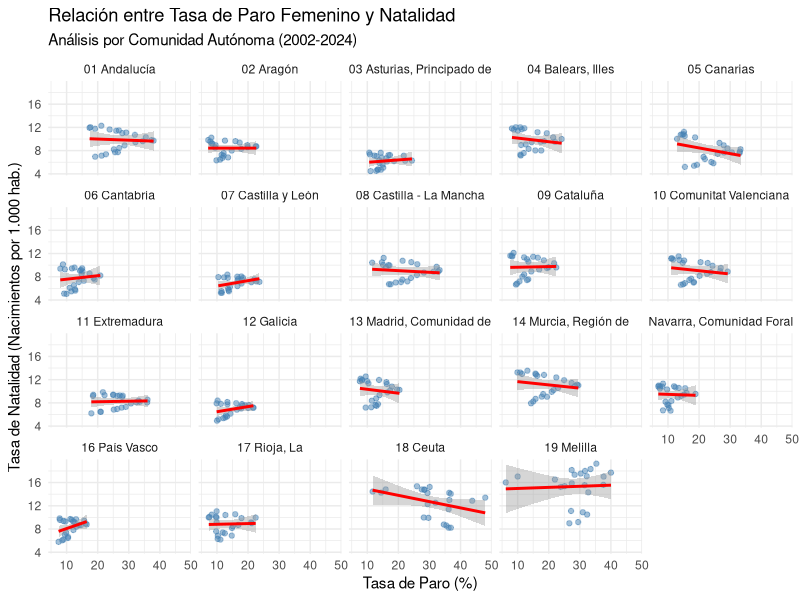
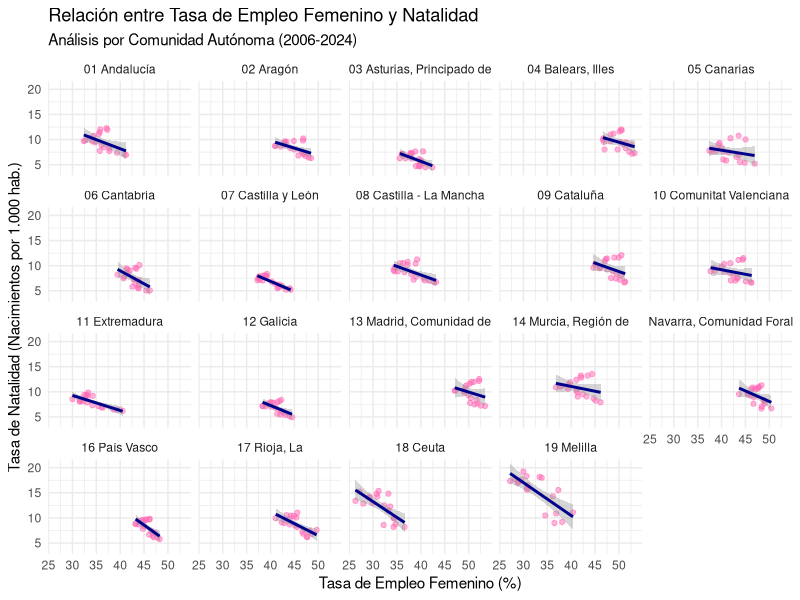
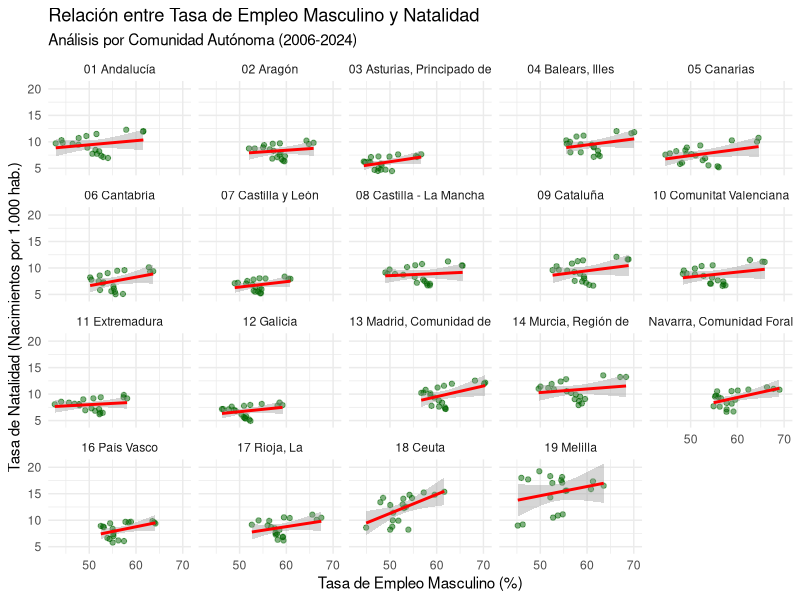

Write the R code that produced these figures, in order.
library(tidyverse)

# 1. Cargamos los datos del INE
# -----------------------------
paro_raw <- read_csv2("data/tasa_paro.csv")
empleo_raw <- read_csv2("data/tasa_empleo.csv")
natalidad_raw <- read_csv2("data/tasa_natalidad.csv")

# 2. Limpieza Datos Tasa Natalidad
# --------------------------------

natalidad_clean <- natalidad_raw %>%
  # Renombramos las columnas
  rename(
    ccaa = 'Comunidades y Ciudades Autónomas',
    nacionalidad = 'Nacionalidad',
    anio = 'Periodo',
    tasa_natalidad = 'Total'
  ) %>%
  # Filtramos todos los datos
  filter( nacionalidad == 'Ambas nacionalidades', !str_detect(ccaa, "Total Nacional")) %>%
  # Aseguramos que  valor y anio sean numeros 
  mutate(
    anio = as.numeric(anio), 
    tasa_natalidad = as.numeric(str_replace(str_trim(tasa_natalidad), ",", "."))
  ) %>%  
  # Eliminamos la columna nacionalidad
  select(-nacionalidad)

# 3. Modelo 1: Paro Femenino VS Natalidad
# ---------------------------------------

# Limpiamos la tabla de tasa de paro

# La tasa de paro es trimestral hasta 2025, 
# mientras que la de natalidad es anual hasta 2024.

# Pasamos el periodo de tasa de paro a año y eliminamos el dato de 2025
# Tambien tenemos que filtrar la edad (Total) y el sexo (Mujeres)
paro_clean <- paro_raw %>%
  # Renombramos las columnas
  rename(
    sexo = 'Sexo',
    ccaa = 'Comunidades y Ciudades Autónomas',
    edad = 'Edad',
    periodo = 'Periodo',
    valor = 'Total'
  ) %>%
  filter(sexo == "Mujeres", edad == "Total", !str_detect(ccaa, "Total Nacional"))%>%
  # Obtener el valor anual: 
  # Convertir valor a numero para que no salga NaN
  mutate(valor = str_trim(valor), # Quitamos los espacios en blanco
         valor = str_replace(valor, ",", "."), # Cambiamos la coma por el punto
         valor = as.numeric(valor) # Convertimos a numero
  ) %>% 
  # Extraemos los primeros 4 caracteres del texto
  mutate(anio = as.numeric(substr(periodo, 1,4))) %>%
  # Agrupamos por año y comunidad autonoma
  group_by(anio, ccaa) %>%
  # Calculamos la media de los 4 trimestres
  summarise(tasa_paro = mean(valor, na.rm = TRUE)) %>%
  ungroup()  %>%
  # Nos quedamos con los datos que tienen pareja en natalidad
  filter(anio <= 2024)


# Unión de tablas (JOIN)
tabla_maestra_paro <- inner_join(paro_clean, natalidad_clean, by = c("anio", "ccaa")) 

# Visualización Diagnóstica Drill-Down
# Gráfico de dispersión con línea de regresión
ggplot(tabla_maestra_paro, aes(x = tasa_paro, y = tasa_natalidad)) +
  geom_point(alpha = 0.5, color = "steelblue") + # Los puntos (Los años)
  geom_smooth(method = "lm", color = "red") +    # La línea de tendencia
  facet_wrap(~ccaa) +                            # DRILL-DOWN: Un gráfico por CCAA
  labs(
    title = "Relación entre Tasa de Paro Femenino y Natalidad",
    subtitle = "Análisis por Comunidad Autónoma (2002-2024)",
    x = "Tasa de Paro (%)",
    y = "Tasa de Natalidad (Nacimientos por 1.000 hab.)"
  ) +
  theme_minimal()

correlacion_modelo1 <- cor(tabla_maestra_paro$tasa_paro, tabla_maestra_paro$tasa_natalidad, use = "complete.obs")
print(paste("La correlación de Pearson para el Modelo 1 (Tasa Paro y Tasa Natalidad) es:", round(correlacion_modelo1, 4)))

#  Modelo de Regresión Lineal (lm)
modelo1 <- lm(tasa_natalidad ~ tasa_paro, data = tabla_maestra_paro)

#  Ver el resumen del modelo
summary(modelo1)


# 4. Modelo 2: Empleo Femenino VS Natalidad
# ----------------------------------------

# Limpiamos la tabla de tasa de empleo
empleo_mujeres_clean <- empleo_raw %>%
  # Renombramos las columnas
  rename(sexo = 'Sexo', ccaa = 'Comunidades y Ciudades Autónomas',
         edad = 'Edad', anio = 'Periodo', tasa_empleo = 'Total') %>%
  # Filtramos por Mujeres y Edad Total
  filter(sexo == "Mujeres", edad == "Total", !str_detect(ccaa, "Total Nacional")) %>% 
  # Verificamos que los valores sean numéricos
  mutate(anio = as.numeric(anio), 
         tasa_empleo = as.numeric(str_replace(str_trim(tasa_empleo), ",", "."))) %>%
  # Eliminamos las columnas no necesarias
  select(-sexo, -edad)

# JOIN de las tablas
tabla_maestra_mujeres <- inner_join(empleo_mujeres_clean, natalidad_clean, by = c("anio", "ccaa"))

# Creación Gráfico y Modelo 2 (mismo procedimiento)
ggplot(tabla_maestra_mujeres, aes(x = tasa_empleo, y = tasa_natalidad)) +
  geom_point(alpha = 0.5, color = "hotpink") + 
  geom_smooth(method = "lm", color = "darkblue") +
  facet_wrap(~ccaa) +
  labs(title = "Relación entre Tasa de Empleo Femenino y Natalidad",
       subtitle = "Análisis por Comunidad Autónoma (2006-2024)",
       x = "Tasa de Empleo Femenino (%)", y = "Tasa de Natalidad (Nacimientos por 1.000 hab.)") +
  theme_minimal()

correlacion_modelo2 <- cor(tabla_maestra_mujeres$tasa_empleo, tabla_maestra_mujeres$tasa_natalidad, use = "complete.obs")
print(paste("La correlación de Pearson para el Modelo 2 (Tasa Empleo Femenino y Tasa Natalidad) es:", round(correlacion_modelo2, 4)))

#  Modelo de Regresión Lineal (lm)
modelo2 <- lm(tasa_natalidad ~ tasa_empleo, data = tabla_maestra_mujeres)

#  Ver el resumen del modelo
summary(modelo2)


# 5. Modelo 3: Empleo Masculino VS Natalidad
# ----------------------------------------

# Limpiamos la tabla de tasa de empleo
empleo_hombres_clean <- empleo_raw %>%
  # Renombramos las columnas
  rename(sexo = 'Sexo', ccaa = 'Comunidades y Ciudades Autónomas',
         edad = 'Edad', anio = 'Periodo', tasa_empleo = 'Total') %>%
  # Filtramos por Hombres y Edad Total
  filter(sexo == "Hombres", edad == "Total", !str_detect(ccaa, "Total Nacional")) %>% 
  # Verificamos que los valores sean numéricos
  mutate(anio = as.numeric(anio), 
         tasa_empleo = as.numeric(str_replace(str_trim(tasa_empleo), ",", "."))) %>%
  # Eliminamos las columnas no necesarias
  select(-sexo, -edad)

# JOIN de las tablas
tabla_maestra_hombres <- inner_join(empleo_hombres_clean, natalidad_clean, by = c("anio", "ccaa"))

# Creación Gráfico y Modelo 3 (mismo procedimiento)
ggplot(tabla_maestra_hombres, aes(x = tasa_empleo, y = tasa_natalidad)) +
  geom_point(alpha = 0.5, color = "darkgreen") + 
  geom_smooth(method = "lm", color = "red") +
  facet_wrap(~ccaa) +
  labs(title = "Relación entre Tasa de Empleo Masculino y Natalidad",
       subtitle = "Análisis por Comunidad Autónoma (2006-2024)",
       x = "Tasa de Empleo Masculino (%)", y = "Tasa de Natalidad (Nacimientos por 1.000 hab.)") +
  theme_minimal()

correlacion_modelo3 <- cor(tabla_maestra_hombres$tasa_empleo, tabla_maestra_hombres$tasa_natalidad, use = "complete.obs")
print(paste("La correlación de Pearson para el Modelo 3 (Tasa Empleo Masculino y Tasa Natalidad) es:", round(correlacion_modelo3, 4)))

#  Modelo de Regresión Lineal (lm)
modelo3 <- lm(tasa_natalidad ~ tasa_empleo, data = tabla_maestra_hombres)

#  Ver el resumen del modelo
summary(modelo3)
